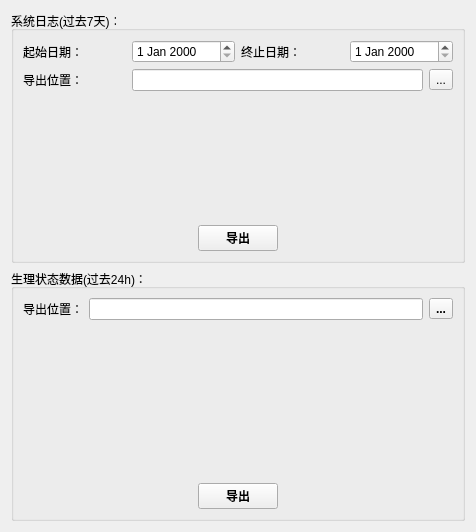
<?xml version="1.0" encoding="UTF-8"?>
<ui version="4.0">
 <class>RecordingDialogClass</class>
 <widget class="QWidget" name="RecordingDialogClass">
  <property name="geometry">
   <rect>
    <x>0</x>
    <y>0</y>
    <width>476</width>
    <height>532</height>
   </rect>
  </property>
  <property name="windowTitle">
   <string>Form</string>
  </property>
  <layout class="QVBoxLayout" name="verticalLayout">
   <item>
    <widget class="QGroupBox" name="systemLog">
     <property name="title">
      <string>系统日志(过去7天)：</string>
     </property>
     <layout class="QVBoxLayout" name="verticalLayout_2">
      <item>
       <layout class="QHBoxLayout" name="horizontalLayout_4">
        <item>
         <layout class="QGridLayout" name="gridLayout">
          <item row="0" column="0">
           <widget class="QLabel" name="label">
            <property name="font">
             <font/>
            </property>
            <property name="text">
             <string>起始日期：</string>
            </property>
           </widget>
          </item>
          <item row="0" column="1">
           <widget class="QDateEdit" name="startDate"/>
          </item>
          <item row="0" column="2">
           <widget class="QLabel" name="label_2">
            <property name="font">
             <font/>
            </property>
            <property name="text">
             <string>终止日期：</string>
            </property>
           </widget>
          </item>
          <item row="0" column="3">
           <widget class="QDateEdit" name="endDate"/>
          </item>
          <item row="1" column="0">
           <widget class="QLabel" name="label_3">
            <property name="font">
             <font/>
            </property>
            <property name="text">
             <string>导出位置：</string>
            </property>
           </widget>
          </item>
          <item row="1" column="1" colspan="3">
           <layout class="QHBoxLayout" name="horizontalLayout">
            <item>
             <widget class="QLineEdit" name="outPutLocationLog"/>
            </item>
            <item>
             <widget class="QToolButton" name="logLocationChoice">
              <property name="font">
               <font/>
              </property>
              <property name="text">
               <string>...</string>
              </property>
             </widget>
            </item>
           </layout>
          </item>
         </layout>
        </item>
       </layout>
      </item>
      <item>
       <spacer name="verticalSpacer">
        <property name="orientation">
         <enum>Qt::Orientation::Vertical</enum>
        </property>
        <property name="sizeHint" stdset="0">
         <size>
          <width>20</width>
          <height>91</height>
         </size>
        </property>
       </spacer>
      </item>
      <item>
       <layout class="QHBoxLayout" name="horizontalLayout_3">
        <item>
         <spacer name="horizontalSpacer_4">
          <property name="orientation">
           <enum>Qt::Orientation::Horizontal</enum>
          </property>
          <property name="sizeHint" stdset="0">
           <size>
            <width>40</width>
            <height>20</height>
           </size>
          </property>
         </spacer>
        </item>
        <item>
         <widget class="QPushButton" name="outPutLog">
          <property name="font">
           <font>
            <bold>true</bold>
           </font>
          </property>
          <property name="text">
           <string>导出</string>
          </property>
         </widget>
        </item>
        <item>
         <spacer name="horizontalSpacer_3">
          <property name="orientation">
           <enum>Qt::Orientation::Horizontal</enum>
          </property>
          <property name="sizeHint" stdset="0">
           <size>
            <width>40</width>
            <height>20</height>
           </size>
          </property>
         </spacer>
        </item>
       </layout>
      </item>
     </layout>
    </widget>
   </item>
   <item>
    <widget class="QGroupBox" name="physiologyRecording">
     <property name="title">
      <string>生理状态数据(过去24h)：</string>
     </property>
     <layout class="QVBoxLayout" name="verticalLayout_3">
      <item>
       <layout class="QHBoxLayout" name="horizontalLayout_5">
        <item>
         <widget class="QLabel" name="label_4">
          <property name="font">
           <font>
            <bold>false</bold>
           </font>
          </property>
          <property name="text">
           <string>导出位置：</string>
          </property>
         </widget>
        </item>
        <item>
         <widget class="QLineEdit" name="outPutLocationData"/>
        </item>
        <item>
         <widget class="QToolButton" name="dataLocationChoice">
          <property name="font">
           <font>
            <bold>true</bold>
           </font>
          </property>
          <property name="text">
           <string>...</string>
          </property>
         </widget>
        </item>
       </layout>
      </item>
      <item>
       <spacer name="verticalSpacer_2">
        <property name="orientation">
         <enum>Qt::Orientation::Vertical</enum>
        </property>
        <property name="sizeHint" stdset="0">
         <size>
          <width>20</width>
          <height>122</height>
         </size>
        </property>
       </spacer>
      </item>
      <item>
       <layout class="QHBoxLayout" name="horizontalLayout_6">
        <item>
         <spacer name="horizontalSpacer_2">
          <property name="orientation">
           <enum>Qt::Orientation::Horizontal</enum>
          </property>
          <property name="sizeHint" stdset="0">
           <size>
            <width>40</width>
            <height>20</height>
           </size>
          </property>
         </spacer>
        </item>
        <item>
         <widget class="QPushButton" name="outPutData">
          <property name="font">
           <font>
            <bold>true</bold>
           </font>
          </property>
          <property name="text">
           <string>导出</string>
          </property>
         </widget>
        </item>
        <item>
         <spacer name="horizontalSpacer">
          <property name="orientation">
           <enum>Qt::Orientation::Horizontal</enum>
          </property>
          <property name="sizeHint" stdset="0">
           <size>
            <width>40</width>
            <height>20</height>
           </size>
          </property>
         </spacer>
        </item>
       </layout>
      </item>
     </layout>
    </widget>
   </item>
  </layout>
 </widget>
 <resources/>
 <connections/>
</ui>
